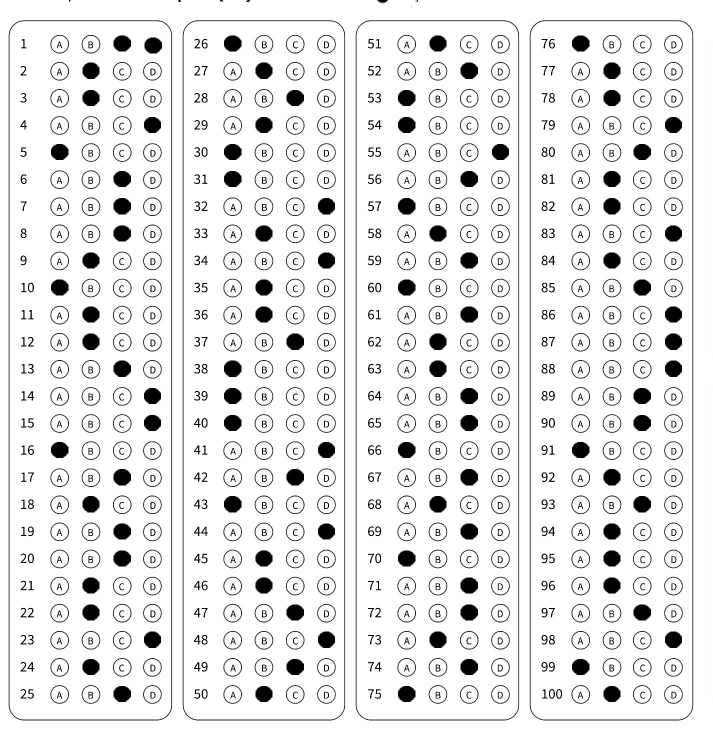
#> input picture test.jpg, 1426 x 1478 px (shown at 1/2 size)
$ python test_grader.py
#> lines starting #> are read from the running program, lines starting #| are printed output that depends on the picture; after the words box and inside, x2 and y2 are one past the last pixel; in counts of white or black regions, pixels touching at a corner belong together
import imutils
from imutils import contours
from imutils.perspective import four_point_transform
import numpy as np
import cv2
from random import randint

# Randomly generating the answers
answer = {}

for i in range(26):
	answer[i] = randint(0,3)
	answer[i+25] = randint(0,3)
	answer[i+50] = randint(0,3)
	answer[i+75] = randint(0,3)

ANSWER = [(k, v) for k, v in answer.items()]


# Loading the image
image = cv2.imread('test.jpg')
#> image is the input picture: shape (1478, 1426, 3); min 0, max 255, mean 231.1

# OPTIONAL: cropping random objects appearing in the original image
# though recommended to crop the image into only the working space
# to prevent detecting unnecessary objects
image = image[30:1420, 0:1426]
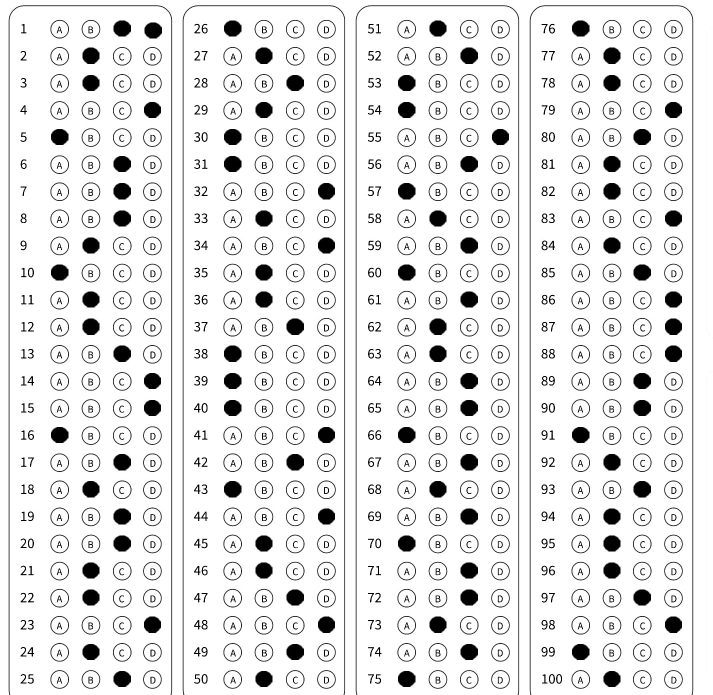
#> image: shape (1390, 1426, 3) (shown at 1/2 size); min 0, max 255, mean 229.9
# Resizing the image
image = imutils.resize(image, height = 900)
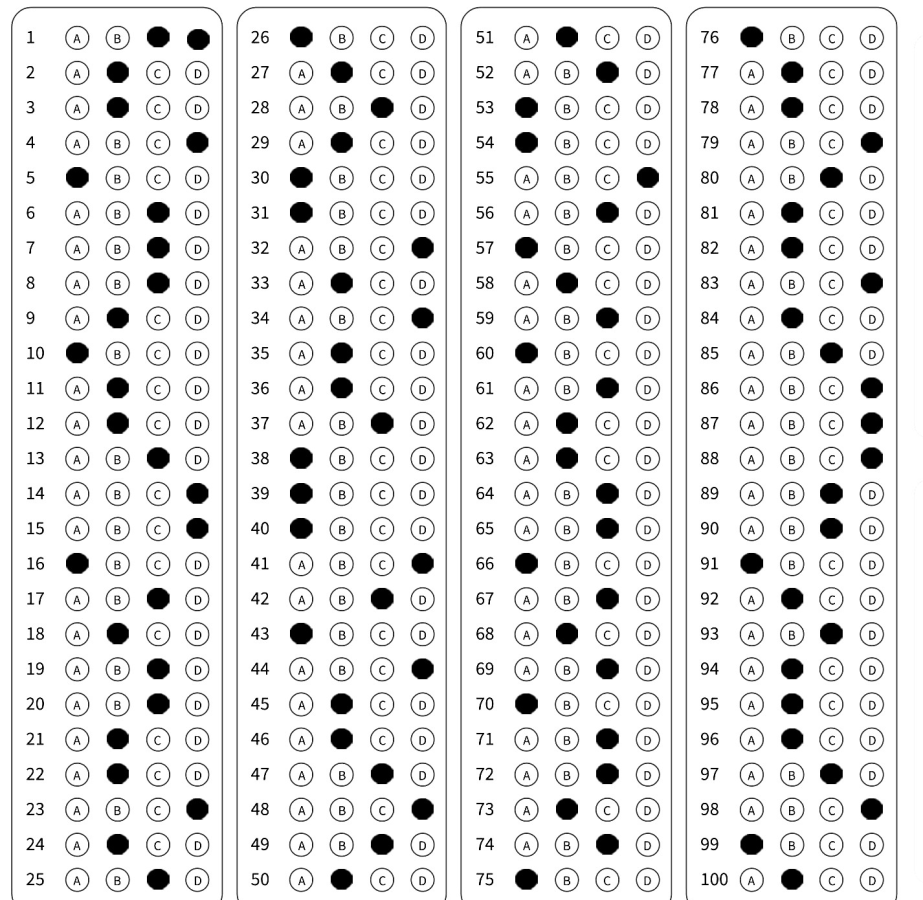
#> image: shape (900, 923, 3); min 0, max 255, mean 229.9

# Transforming image to grayscale
gray = cv2.cvtColor(image, cv2.COLOR_BGR2GRAY)

# Thresholding the image
# Mess around with the thresh and max value to be able to detect
# the contours accordingly
thresh = cv2.threshold(gray, 200, 255, cv2.THRESH_BINARY_INV)[1]
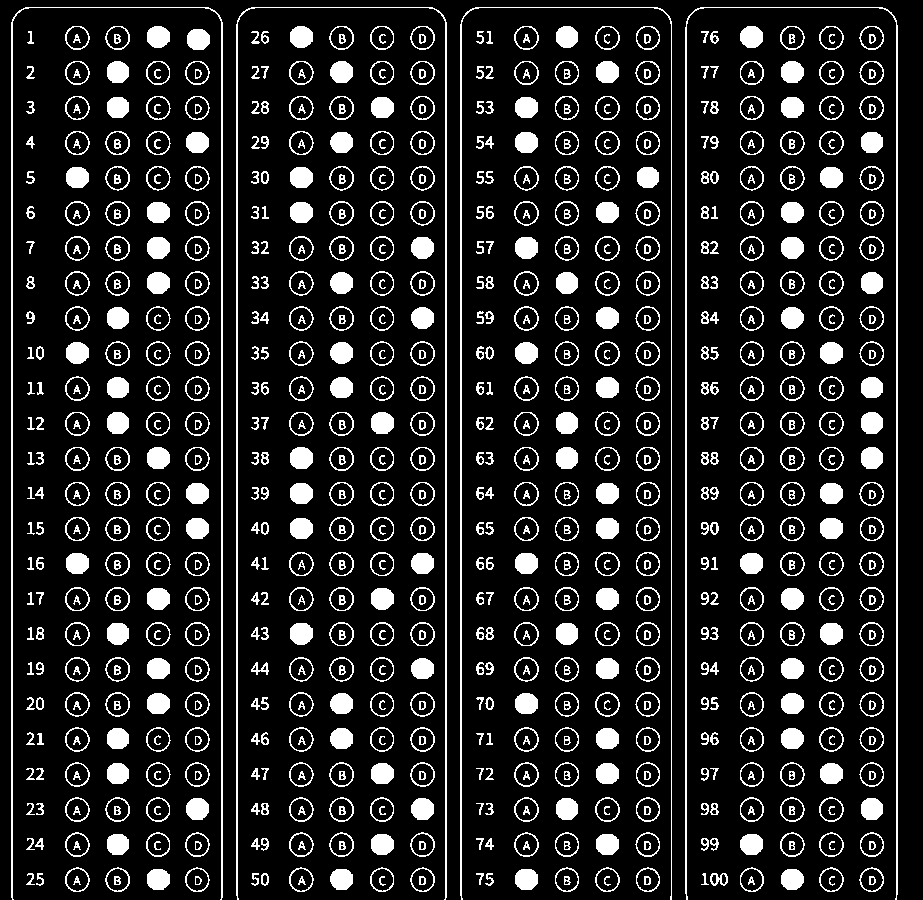
#> thresh: shape (900, 923); 13.5% white; 893 white regions

# Taking all of the contours in the image
cnts = cv2.findContours(thresh.copy(), cv2.RETR_EXTERNAL, cv2.CHAIN_APPROX_SIMPLE)
#> cnts = 594 contours, 15 with area under 20; largest, box (x1, y1, x2, y2) and area: (236, 7, 447, 900) 1790, (11, 7, 223, 900) 1790, (685, 7, 898, 900) 1782, (460, 7, 672, 900) 918, (595, 341, 620, 366) 450
cnts = imutils.grab_contours(cnts)
qust_cnts = []

# looping through each contours
for c in cnts:
	# getting the dimension and position of each contour
	(x, y, w, h) = cv2.boundingRect(c)
	ar = w / float(h)

	# validating if they are the contours for the questions
	if w >= 20 and h >= 20 and ar >= 0.9 and ar <= 1.1:
		qust_cnts.append(c)
#> this loop made 594 passes
#> (x, y, w, h, ar) on passes 1 to 3: (710, 873, 18, 13, 1.38), (701, 873, 8, 12, 0.667), (485, 873, 9, 13, 0.692)
#> after the loop, qust_cnts = 400 contours; largest, box (x1, y1, x2, y2) and area: (595, 341, 620, 366) 450, (819, 271, 844, 296) 450, (514, 762, 539, 787) 449, (514, 657, 539, 682) 449, (514, 271, 539, 296) 449
		# print(f'X: {x} | Y: {y}')
"""
Two simple functions to extract the coordinates of each contour
"""
def get_x(contour):
	(x, y, w, h) = cv2.boundingRect(contour)
	return x
def get_y(contour):
	(x, y, w, h) = cv2.boundingRect(contour)
	return y

# getting the y-coordinates of all contours to create bins to sort
# them line by line
y = [get_y(c) for c in qust_cnts]
#> y = 400 values, max 869 at index 0, min 26 at index 385, mean 446.8
# print(len(y)) it should be 400 here since there are 100 questions
# and 4 answers to each question

# creating 24 bins to fit 25 ranges of y-values to sort them accordingly
# a little problem with sorting by either y or x or even both
# is that if the pixel value flucuate by even 1 pixel, the order
# of the contours will be changed completely
freq, bins = np.histogram(y, bins=24, density=True)
#> freq = 24 values, max 0.00228 at index 0, min 0.000854 at index 1, mean 0.00119; bins = 25 values from 26 to 869


# adding contours according to the bin of their y-coordinates
y = [[c for c in qust_cnts if i-18<=get_y(c)<=i+17] for i in bins]
#> y = 25 items

# each line should contain only 16 values representing 4 answers
# to each question and 4 questions in each line
for i, lc in enumerate(y):
	if (len(lc)) != 16:
		# if any line has more than 16 contours, print out
		# the corresponding index and the length as well as the bin
		print(f'Index: {i} Length: {len(lc)} Bin: {bins[i]}')
	else:
		pass
#> this loop made 25 passes

# once we made sure that the contours have been sorted by their
# y-coordinates or simply by each line, we sort them once again by
# their x-coordinates in each line
sorted_cnts = [sorted(lc, key=get_x) for lc in y]
#> in get_x, `(x, y, w, h) = cv2.boundingRect(contour)`: x = 187; y = 29; w = 23; h = 21
#> sorted_cnts = 25 items


# unpacking the list
question_cnts = []
for lc in sorted_cnts:
	for c in lc:
		question_cnts.append(c)
#> after the loop, question_cnts = 400 contours; largest, box (x1, y1, x2, y2) and area: (819, 271, 844, 296) 450, (595, 341, 620, 366) 450, (514, 271, 539, 296) 449, (514, 657, 539, 682) 449, (514, 762, 539, 787) 449

# another way to do this is to use tools from the package imutils
# it requires higher pixel-value accuracy and was not accurate in the image
# I chose so I made my own sorting method
# qust_cnts = contours.sort_contours(qust_cnts, method='top-to-bottom')[0]
correct = 0

for x, i in enumerate(np.arange(0, len(question_cnts), 4)):
	# since we have 100 questions with 4 answers to each question
	# we are making an array from 0 to 400 with step of 4

	# sorting the contours from left to right (default arg)
	# to recognize the correct
	# cnts = contours.sort_contours(qust_cnts[i:i+4], method='left-to-right')[0]
	cnts = question_cnts[i:i+4]
	bubbled = None

	for z, c in enumerate(cnts):
		# making a mask of zeros for the threshold image
		mask = np.zeros(thresh.shape, dtype='uint8')

		# drawing the contours for the first 4 contours in the sorted list
		cv2.drawContours(mask, [c], -1, 255, 2)

		# applying the mask of zeros to the threshold image
		mask = cv2.bitwise_and(thresh, thresh, mask=mask)

		# count the non zero pixel
		total = cv2.countNonZero(mask)

		# since the blacked out bubble will have the max amount of non-zero
		# in order words, the least amount of zeros
		# its index will be the choice that the user took

		if bubbled is None or total > bubbled[0]:
			# adding the index position (z variable) to the bubble to compare
			bubbled = (total, z)

	color = (0, 0, 255) # red
	k = ANSWER[x][1]

	if k == bubbled[1]:
		color = (0, 255, 0) # green
		correct += 1

	print(f"Question: {ANSWER[x][0]} | Answer: {k} | Choice {bubbled[1]}")
	# draw the contour accordingly
	cv2.drawContours(image, [cnts[k]], -1, color, 2)
	cv2.imshow('check', image)
	cv2.waitKey(0)
#> this loop made 100 passes
#> (i, color, k) on passes 1 to 12: (0, (0, 0, 255), 3), (4, (0, 0, 255), 1), (8, (0, 0, 255), 0), (12, (0, 255, 0), 0), (16, (0, 0, 255), 3), (20, (0, 0, 255), 3), (24, (0, 255, 0), 2), (28, (0, 0, 255), 3), (32, (0, 0, 255), 2), (36, (0, 0, 255), 1), (40, (0, 0, 255), 1), (44, (0, 0, 255), 2)
#> i on passes 30 to 35: 116, 120, 124, 128, 132, 136
#| Question: 0 | Answer: 3 | Choice 2
#| Question: 25 | Answer: 1 | Choice 0
#| Question: 50 | Answer: 0 | Choice 1
#| Question: 75 | Answer: 0 | Choice 0
#| Question: 1 | Answer: 3 | Choice 1
#| Question: 26 | Answer: 3 | Choice 1
#| Question: 51 | Answer: 2 | Choice 2
#| Question: 76 | Answer: 3 | Choice 1
#> (further printed lines are left out)
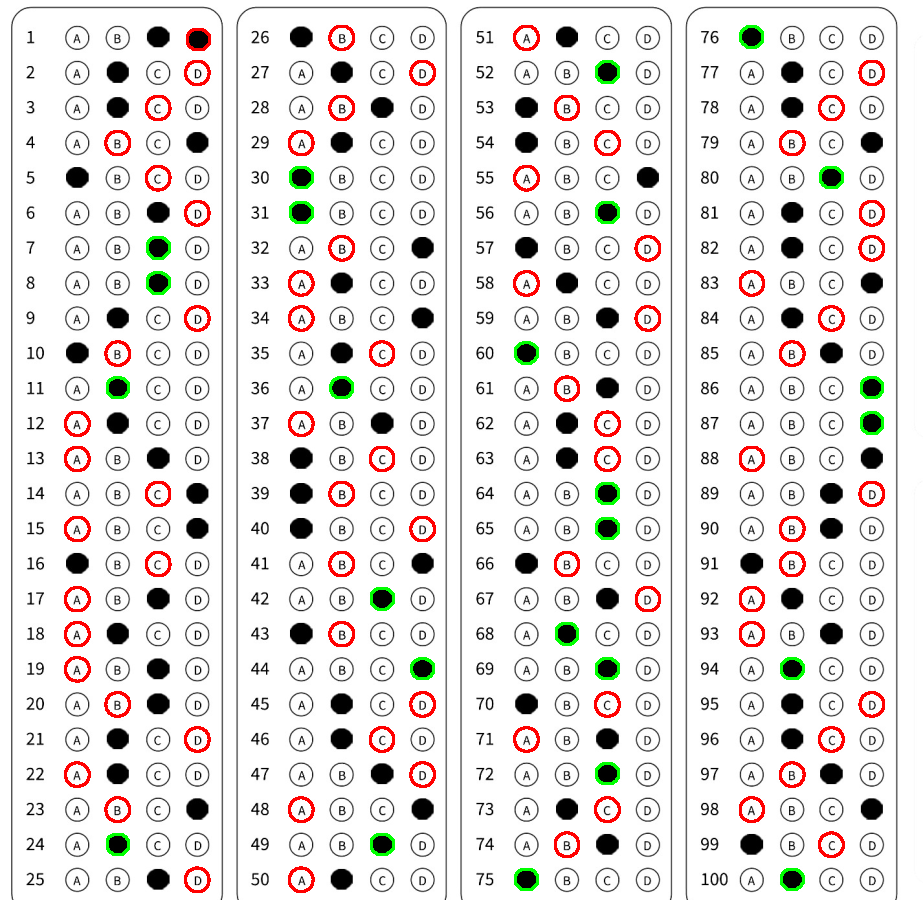
#> image: shape (900, 923, 3); 3% of pixels changed, all inside (x1, y1, x2, y2) = (64, 25, 885, 893)
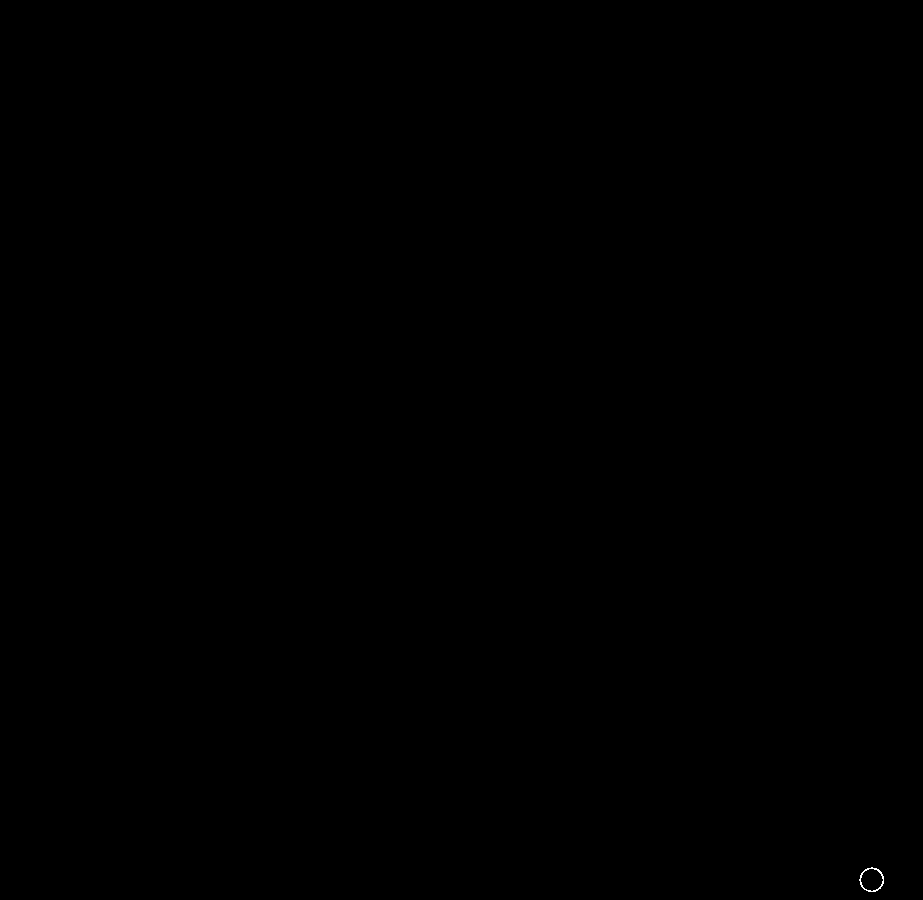
#> mask: shape (900, 923); 0.01% white in thin lines or dots, all inside (x1, y1, x2, y2) = (859, 867, 884, 892)
cv2.destroyAllWindows()

score = (correct / 100.0) * 100
cv2.putText(image, f"{round(score, 2)}", (10, 40), cv2.FONT_HERSHEY_PLAIN, 2, (0, 0, 255), 2)
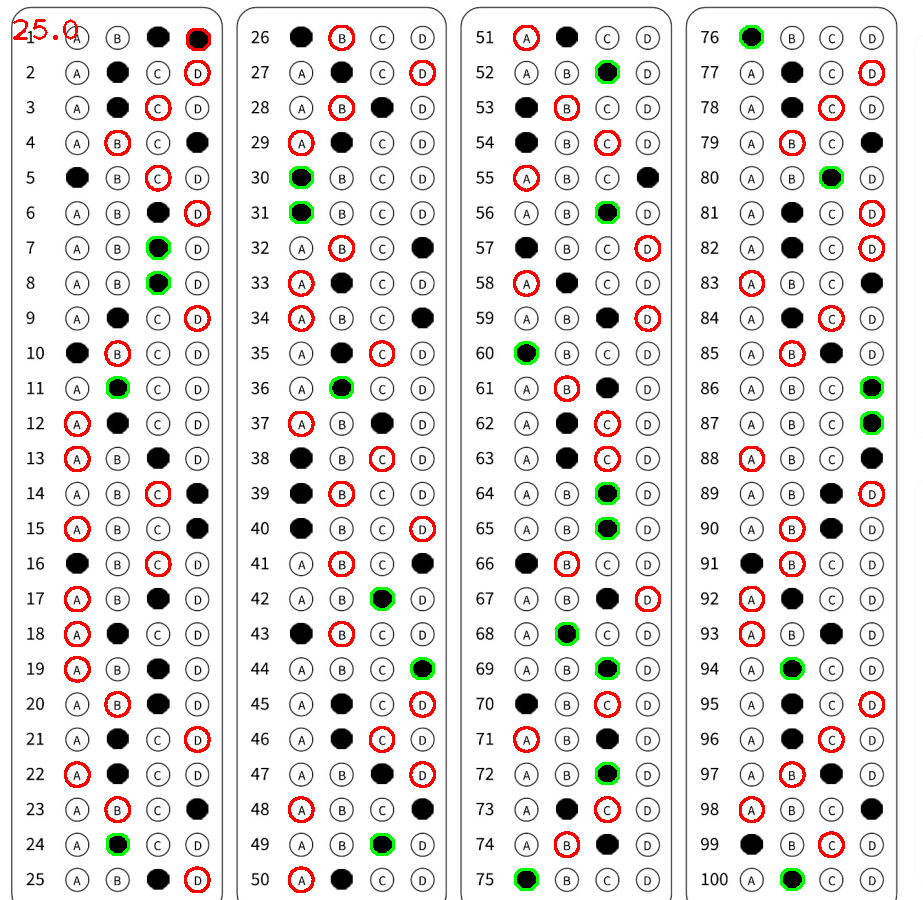
#> image: shape (900, 923, 3); 0.05% of pixels changed, all inside (x1, y1, x2, y2) = (13, 19, 78, 40)
cv2.imshow("Graded", image)
cv2.waitKey(0)
cv2.imwrite('graded.png', image)
cv2.destroyAllWindows()
